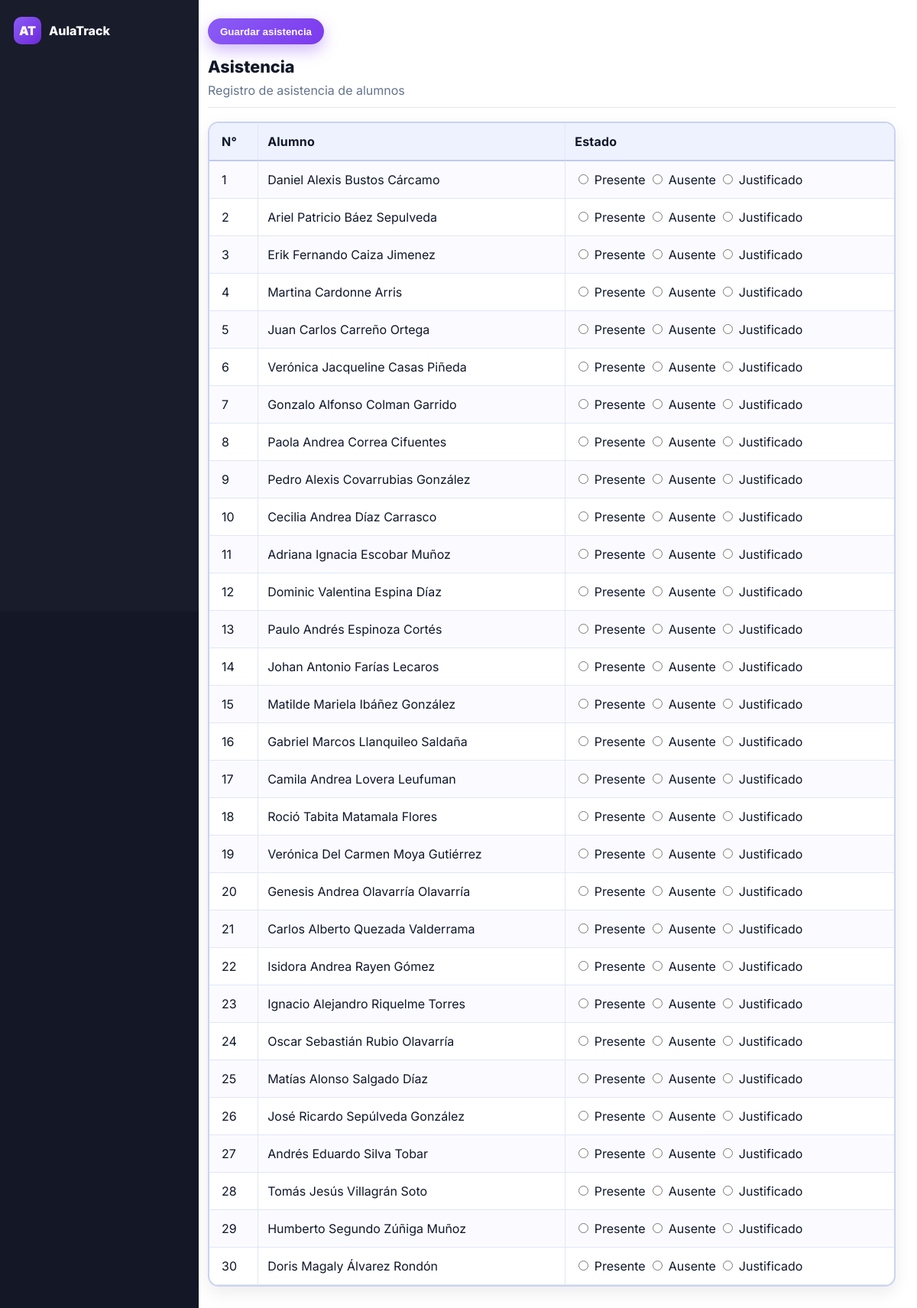
/asistencia/11/, run on the app's committed database.
### usuarios/models.py (models this page shows, shortened)
class Alumno(models.Model):
    rut = models.CharField(
        max_length=12,
        unique=True,
        validators=[rut_validator],
        help_text="Formato: 12.345.678-9 o 12345678-9"
    )
    nombres = models.CharField(max_length=100)
    apellidos = models.CharField(max_length=100)
    fecha_nacimiento = models.DateField()
    contacto_emergencia = models.CharField(
        max_length=15,
        validators=[telefono_validator],
        help_text="Formato: +569XXXXXXXX"
    )
    curso = models.ForeignKey(Curso, on_delete=models.SET_NULL, null=True, blank=True)
    class Meta:
        ordering = ['apellidos', 'nombres']

### usuarios/views.py (the view, shortened to what this page needs)
# urls.py: path('asistencia/<int:curso_id>/', asistencia, name='asistencia'),
def asistencia(request, curso_id):
    curso = get_object_or_404(Curso, id=curso_id)
    alumnos = Alumno.objects.filter(curso=curso).order_by('apellidos', 'nombres')
    fecha_filtrada = request.GET.get('fecha')
    if fecha_filtrada:
        asistencias = Asistencia.objects.filter(curso=curso, fecha=fecha_filtrada)
    else:
        asistencias = Asistencia.objects.filter(curso=curso, fecha=date.today())
    estados = {a.alumno.id: a.estado for a in asistencias}
    return render(request, 'asistencia.html', {
        'curso': curso,
        'alumnos': alumnos,
        'estados': estados,
        'today': date.today(),
    })

### usuarios/templatetags/dict_extras.py (called while the page is built)
@register.filter
def get_item(dictionary, key):
    if isinstance(dictionary, dict):
        return dictionary.get(key, '')
    return ''

### usuarios/templates/asistencia.html (shortened to what this page needs)
{% extends "base.html" %}
{% load static %}
{% load custom_tags %}
{% load static dict_extras %}
{% block extra_css %}
<link rel="stylesheet" href="{% static 'css/asistencia.css' %}">
{% endblock %}
{% block topbar %}
<button form="form-asistencia" class="topCta" type="submit">Guardar asistencia</button>
{% endblock %}
{% block content %}
<h2 class="sectionTitle">Asistencia</h2>
<p class="hint">Registro de asistencia de alumnos</p>
<div class="divider"></div>
<form method="POST" id="form-asistencia">
  <table>
    <thead>
      <tr>
        <th>N°</th>
        <th>Alumno</th>
        <th>Estado</th>
      </tr>
    </thead>
    <tbody>
      {% for alumno in alumnos %}
      <tr>
        <td>{{ forloop.counter }}</td>
        <td>{{ alumno.nombres }} {{ alumno.apellidos }}</td>
        <td>
          <div>
  <label>
    <input type="radio" name="estado_{{ alumno.id }}" value="presente"
           {% if estados|get_item:alumno.id == "presente" %}checked{% endif %}>
    Presente
  </label>
  <label>
    <input type="radio" name="estado_{{ alumno.id }}" value="ausente"
           {% if estados|get_item:alumno.id == "ausente" %}checked{% endif %}>
    Ausente
  </label>
  <label>
    <input type="radio" name="estado_{{ alumno.id }}" value="justificado"
           {% if estados|get_item:alumno.id == "justificado" %}checked{% endif %}>
    Justificado
  </label>
</div>
        </td>
      </tr>
      {% empty %}
      <tr>
        <td colspan="3">No hay alumnos registrados</td>
      </tr>
      {% endfor %}
    </tbody>
  </table>
</form>
{% endblock %}

### usuarios/static/css/base.css (style rules this page uses)
:root { --brand-300:#c084fc; --brand-400:#b072ff; --brand-500:#a855f7; --brand-600:#8b5cf6; --brand-700:#7c3aed; --brand-800:#6d28d9; --bg-900:#141725; --bg-800:#191c2b; --bg-700:#1f2333; --panel:#23273a; --panel-2:#2b3050; --txt-100:#f3f4f6; --txt-200:#e5e7eb; --txt-400:#cbd5e1; --txt-600:#94a3b8; --success:#22c55e; --warning:#f59e0b; --danger:#ef4444; --ring: rgba(168,85,247,.45); --shadow: 0 10px 30px rgba(0,0,0,.35); --radius: 14px; }
* { box-sizing:border-box }
html,body { height:100% }
body { margin:0; font-family: Inter, system-ui, -apple-system, Segoe UI, Roboto, Helvetica, Arial, sans-serif; color:var(--txt-200); background: var(--bg-900); }
h1,h2,h3 { margin:0 0 .5rem;color:#fff }
p { margin:.25rem 0;color:var(--txt-400) }
.sectionTitle { font-size:1.35rem;font-weight:800;color:#fff }
.hint { color:var(--txt-600) }
.divider { height:1px;background:#2a2d45;margin:12px 0 18px }
.topCta,.cta,.btn { display:inline-flex;align-items:center;justify-content:center; gap:.5rem;padding:.6rem 1rem;border-radius:999px;border:0;cursor:pointer;font-weight:700; transition:transform .05s ease, box-shadow .2s ease, background .2s ease; }
.topCta,.btn-primary { color:#fff;background:linear-gradient(135deg,var(--brand-600),var(--brand-700)); box-shadow:0 8px 20px rgba(124,58,237,.35); }
table { width:100%;border-collapse:collapse;border-radius:12px;overflow:hidden;background:transparent }
thead th { background:linear-gradient(135deg, #2a2f4b, #252946); color:#fff;text-align:left;padding:.85rem;border-bottom:1px solid #32365a;font-weight:700 }
tbody td { padding:.8rem;border-bottom:1px solid #2a2e4a;color:var(--txt-200) }

### usuarios/static/css/asistencia.css (style rules this page uses)
.main h1, .main h2, .main h3 { color:#111827; }
.main .sectionTitle { color:#111827; }
.main .hint { color:#64748b; }
.main .divider { background:#e5e7eb; }
.main table { width:100%; border-collapse:separate; border-spacing:0; background:#ffffff; border:2px solid #cbd3f0; border-radius:14px; overflow:hidden; box-shadow:0 8px 22px rgba(2,6,23,.08); margin-top:10px; }
.main thead th { position:sticky; top:0; z-index:2; background:#eef2ff; color:#0f172a; text-align:left; padding:14px 12px; border-bottom:2px solid #c1c9ec; font-weight:700; letter-spacing:.2px; }
.main tbody td { padding:14px 12px; border-bottom:1.5px solid #e1e6f6; color:#0f172a; }
.main thead th + th, .main tbody td + td { border-left:1px solid #e1e6f6; }
.main tbody tr:nth-child(odd) { background:#fbfbff; }
.main tbody td:first-child, .main thead th:first-child { padding-left:16px; }
.main tbody td:last-child, .main thead th:last-child { padding-right:16px; }

### data on the page
Alumno: nombres "Daniel Alexis", apellidos "Bustos Cárcamo", id "☐ Presente", id "☐ Ausente", id "☐ Justificado"
Alumno: nombres "Ariel Patricio", apellidos "Báez Sepulveda", id "☐ Presente", id "☐ Ausente", id "☐ Justificado"
Alumno: nombres "Erik Fernando", apellidos "Caiza Jimenez", id "☐ Presente", id "☐ Ausente", id "☐ Justificado"
Alumno: nombres "Martina", apellidos "Cardonne Arris", id "☐ Presente", id "☐ Ausente", id "☐ Justificado"
Alumno: nombres "Juan Carlos", apellidos "Carreño Ortega", id "☐ Presente", id "☐ Ausente", id "☐ Justificado"
Alumno: nombres "Verónica Jacqueline", apellidos "Casas Piñeda", id "☐ Presente", id "☐ Ausente", id "☐ Justificado"
Alumno: nombres "Gonzalo Alfonso", apellidos "Colman Garrido", id "☐ Presente", id "☐ Ausente", id "☐ Justificado"
Alumno: nombres "Paola Andrea", apellidos "Correa Cifuentes", id "☐ Presente", id "☐ Ausente", id "☐ Justificado"
Alumno: nombres "Pedro Alexis", apellidos "Covarrubias González", id "☐ Presente", id "☐ Ausente", id "☐ Justificado"
Alumno: nombres "Cecilia Andrea", apellidos "Díaz Carrasco", id "☐ Presente", id "☐ Ausente", id "☐ Justificado"
Alumno: nombres "Adriana Ignacia", apellidos "Escobar Muñoz", id "☐ Presente", id "☐ Ausente", id "☐ Justificado"
Alumno: nombres "Dominic Valentina", apellidos "Espina Díaz", id "☐ Presente", id "☐ Ausente", id "☐ Justificado"
Alumno: nombres "Paulo Andrés", apellidos "Espinoza Cortés", id "☐ Presente", id "☐ Ausente", id "☐ Justificado"
Alumno: nombres "Johan Antonio", apellidos "Farías Lecaros", id "☐ Presente", id "☐ Ausente", id "☐ Justificado"
Alumno: nombres "Matilde Mariela", apellidos "Ibáñez González", id "☐ Presente", id "☐ Ausente", id "☐ Justificado"
Alumno: nombres "Gabriel Marcos", apellidos "Llanquileo Saldaña", id "☐ Presente", id "☐ Ausente", id "☐ Justificado"
Alumno: nombres "Camila Andrea", apellidos "Lovera Leufuman", id "☐ Presente", id "☐ Ausente", id "☐ Justificado"
Alumno: nombres "Roció Tabita", apellidos "Matamala Flores", id "☐ Presente", id "☐ Ausente", id "☐ Justificado"
Alumno: nombres "Verónica Del Carmen", apellidos "Moya Gutiérrez", id "☐ Presente", id "☐ Ausente", id "☐ Justificado"
Alumno: nombres "Genesis Andrea", apellidos "Olavarría Olavarría", id "☐ Presente", id "☐ Ausente", id "☐ Justificado"
Alumno: nombres "Carlos Alberto", apellidos "Quezada Valderrama", id "☐ Presente", id "☐ Ausente", id "☐ Justificado"
Alumno: nombres "Isidora Andrea", apellidos "Rayen Gómez", id "☐ Presente", id "☐ Ausente", id "☐ Justificado"
Alumno: nombres "Ignacio Alejandro", apellidos "Riquelme Torres", id "☐ Presente", id "☐ Ausente", id "☐ Justificado"
Alumno: nombres "Oscar Sebastián", apellidos "Rubio Olavarría", id "☐ Presente", id "☐ Ausente", id "☐ Justificado"
Alumno: nombres "Matías Alonso", apellidos "Salgado Díaz", id "☐ Presente", id "☐ Ausente", id "☐ Justificado"
Alumno: nombres "José Ricardo", apellidos "Sepúlveda González", id "☐ Presente", id "☐ Ausente", id "☐ Justificado"
Alumno: nombres "Andrés Eduardo", apellidos "Silva Tobar", id "☐ Presente", id "☐ Ausente", id "☐ Justificado"
Alumno: nombres "Tomás Jesús", apellidos "Villagrán Soto", id "☐ Presente", id "☐ Ausente", id "☐ Justificado"
Alumno: nombres "Humberto Segundo", apellidos "Zúñiga Muñoz", id "☐ Presente", id "☐ Ausente", id "☐ Justificado"
Alumno: nombres "Doris Magaly", apellidos "Álvarez Rondón", id "☐ Presente", id "☐ Ausente", id "☐ Justificado"
